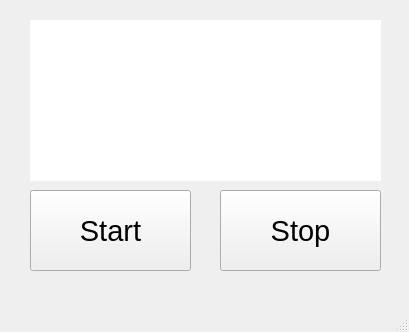
<?xml version="1.0" encoding="UTF-8"?>
<ui version="4.0">
 <class>MainWindow</class>
 <widget class="QMainWindow" name="MainWindow">
  <property name="geometry">
   <rect>
    <x>0</x>
    <y>0</y>
    <width>409</width>
    <height>332</height>
   </rect>
  </property>
  <property name="windowTitle">
   <string>MainWindow</string>
  </property>
  <widget class="QWidget" name="centralwidget">
   <widget class="QPushButton" name="startButton">
    <property name="geometry">
     <rect>
      <x>30</x>
      <y>190</y>
      <width>161</width>
      <height>81</height>
     </rect>
    </property>
    <property name="font">
     <font>
      <pointsize>22</pointsize>
     </font>
    </property>
    <property name="text">
     <string>Start</string>
    </property>
   </widget>
   <widget class="QLabel" name="displayLabel">
    <property name="geometry">
     <rect>
      <x>30</x>
      <y>20</y>
      <width>351</width>
      <height>161</height>
     </rect>
    </property>
    <property name="font">
     <font>
      <pointsize>14</pointsize>
     </font>
    </property>
    <property name="layoutDirection">
     <enum>Qt::RightToLeft</enum>
    </property>
    <property name="styleSheet">
     <string notr="true">background-color: rgb(255, 255, 255)
</string>
    </property>
    <property name="text">
     <string/>
    </property>
    <property name="alignment">
     <set>Qt::AlignCenter</set>
    </property>
   </widget>
   <widget class="QPushButton" name="stopButton">
    <property name="geometry">
     <rect>
      <x>220</x>
      <y>190</y>
      <width>161</width>
      <height>81</height>
     </rect>
    </property>
    <property name="font">
     <font>
      <pointsize>22</pointsize>
     </font>
    </property>
    <property name="text">
     <string>Stop</string>
    </property>
   </widget>
  </widget>
  <widget class="QMenuBar" name="menubar">
   <property name="geometry">
    <rect>
     <x>0</x>
     <y>0</y>
     <width>409</width>
     <height>22</height>
    </rect>
   </property>
  </widget>
  <widget class="QStatusBar" name="statusbar"/>
 </widget>
 <resources/>
 <connections/>
</ui>
